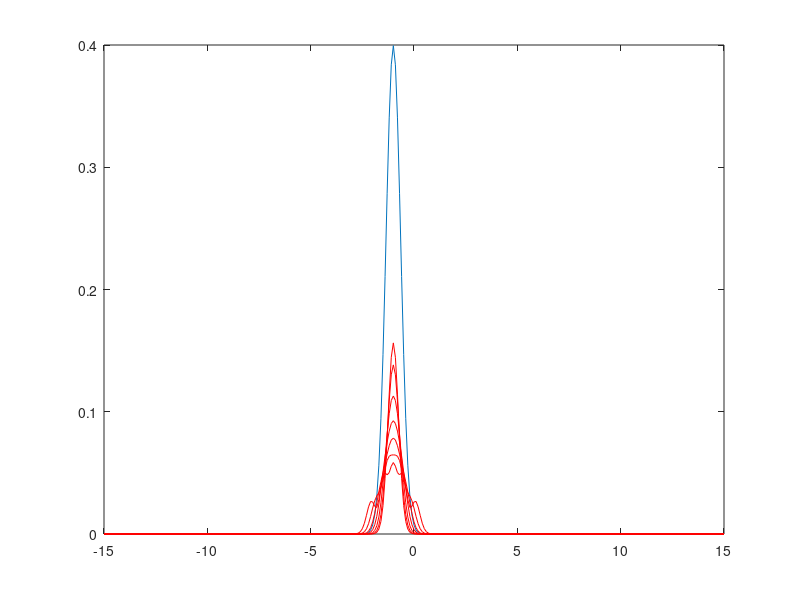

Write the MATLAB code that produced this figure.
% general variables
x_min = -15;
x_max = 15;
delta_x = 0.1;
x0 = -1;
sigma = 0.5;
delta_t = 0.01;
nb_steps = 14;

x_values = x_min: delta_x :x_max ;
x_values = x_values'; 
n = length(x_values);

% declaration of main matrices
laplacian = -1 / delta_x^2 * (-2*eye(n) + diag(ones(n-1,1),-1) + diag(ones(n-1,1), 1) );
V0 = zeros(n);

H = laplacian + V0;

psi = exp( - (x_values - x0).^2 / (2*sigma^2) ).^2;

plot(x_values, psi / norm(psi));
hold on 

for i=1:nb_steps
    % Explicit Euler method
     psi = psi + delta_t * (-1j) * H * psi;
     psi = psi / norm(psi);

% % Implicit Euler method
% psi = inv (eye(n) + 1j * delta_t * H) * psi; 

%      % cranck nicholson
%      psi = inv(eye(n) + 1j * delta_t/2 * H) * (eye(n) - 1j * delta_t / 2 * H) * psi;  

     if mod(i,2) == 0
         plot(x_values, abs(psi).^2, 'r')
         hold on
     end
        
end
